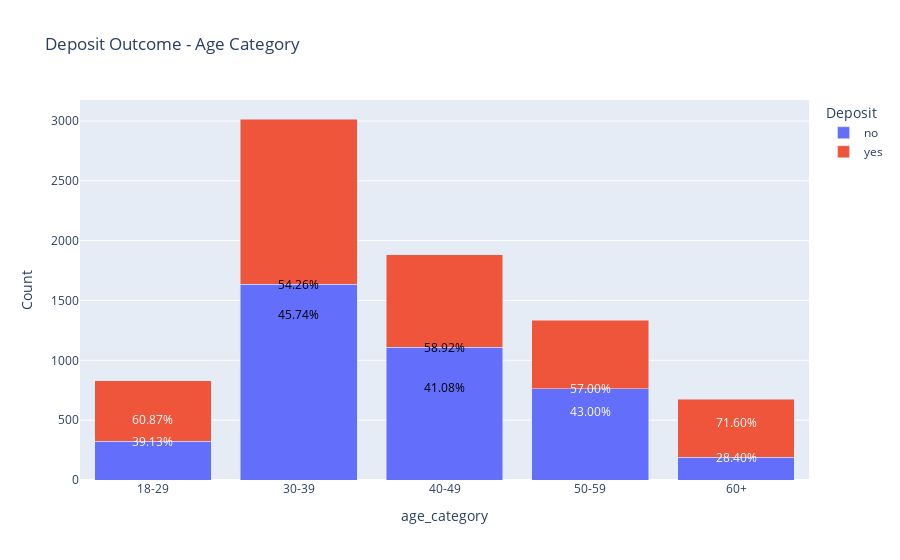

Source (notebook cell):
### Markdown cell above
- Customer yang melakukan deposit dan tidak melakukan deposit umurnya bervariasi dari muda hingga tua 
- Namun range umur untuk customer yang melakukan deposit lebih besar yaitu dari 31-51
- Untuk customer yang paling tua yaitu dengan umur 95 tahun memilih untuk melakukan deposit
- Karena secara median kedua boxplot mirip, maka akan ditampilkan dalam bentuk barplot

### Code cell
import plotly.express as px
import pandas as pd


numerical_columns = ['age', 'balance', 'campaign', 'pdays']
data_subset = df[['deposit'] + numerical_columns]
age_categories = ['18-29', '30-39', '40-49', '50-59', '60+']
data_subset['age_category'] = pd.cut(data_subset['age'], bins=[18, 29, 39, 49, 59, 150], labels=age_categories, right=False)

df_count = data_subset.groupby(['age_category', 'deposit']).size().reset_index(name='count')
df_total = df_count.groupby('age_category')['count'].transform('sum')
df_count['percentage'] = (df_count['count'] / df_total) * 100

fig = px.bar(df_count, x='age_category', y='count', color='deposit', barmode='stack',
             title='Deposit Outcome - Age Category')

fig.update_layout(
    yaxis_title='Count',
    legend_title='Deposit'
)

for _, row in df_count.iterrows():
    fig.add_annotation(
        x=row['age_category'],
        y=row['count'],
        text=f'{row["percentage"]:.2f}%',
        showarrow=False,
        font=dict(color='white' if row['count'] < df_count['count'].mean() else 'black')
    )

fig.show()

### Figure 1 — Plotly figure (JSON) as saved in the notebook; plotly's stock layout.template omitted (floating-point values rounded to 4 significant figures)
{"data": [{"alignmentgroup": "True", "hovertemplate": "deposit=no<br>age_category=%{x}<br>count=%{y}<extra></extra>", "legendgroup": "no", "marker": {"color": "#636efa", "pattern": {"shape": ""}}, "name": "no", "offsetgroup": "no", "orientation": "v", "showlegend": true, "textposition": "auto", "type": "bar", "x": ["18-29", "30-39", "40-49", "50-59", "60+"], "xaxis": "x", "y": [324, 1637, 1110, 761, 192], "yaxis": "y"}, {"alignmentgroup": "True", "hovertemplate": "deposit=yes<br>age_category=%{x}<br>count=%{y}<extra></extra>", "legendgroup": "yes", "marker": {"color": "#EF553B", "pattern": {"shape": ""}}, "name": "yes", "offsetgroup": "yes", "orientation": "v", "showlegend": true, "textposition": "auto", "type": "bar", "x": ["18-29", "30-39", "40-49", "50-59", "60+"], "xaxis": "x", "y": [504, 1380, 774, 574, 484], "yaxis": "y"}], "layout": {"annotations": [{"font": {"color": "white"}, "showarrow": false, "text": "39.13%", "x": "18-29", "y": 324}, {"font": {"color": "white"}, "showarrow": false, "text": "60.87%", "x": "18-29", "y": 504}, {"font": {"color": "black"}, "showarrow": false, "text": "54.26%", "x": "30-39", "y": 1637}, {"font": {"color": "black"}, "showarrow": false, "text": "45.74%", "x": "30-39", "y": 1380}, {"font": {"color": "black"}, "showarrow": false, "text": "58.92%", "x": "40-49", "y": 1110}, {"font": {"color": "black"}, "showarrow": false, "text": "41.08%", "x": "40-49", "y": 774}, {"font": {"color": "white"}, "showarrow": false, "text": "57.00%", "x": "50-59", "y": 761}, {"font": {"color": "white"}, "showarrow": false, "text": "43.00%", "x": "50-59", "y": 574}, {"font": {"color": "white"}, "showarrow": false, "text": "28.40%", "x": "60+", "y": 192}, {"font": {"color": "white"}, "showarrow": false, "text": "71.60%", "x": "60+", "y": 484}], "barmode": "stack", "legend": {"title": {"text": "Deposit"}, "tracegroupgap": 0}, "title": {"text": "Deposit Outcome - Age Category"}, "xaxis": {"anchor": "y", "domain": [0, 1], "title": {"text": "age_category"}}, "yaxis": {"anchor": "x", "domain": [0, 1], "title": {"text": "Count"}}}}
